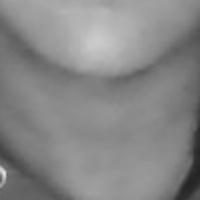
#> input picture image_samples/Samyak_image12.jpg, 200 x 200 px, given in place of the camera
$ jupyter execute 'Face Recognition.ipynb'
#> lines starting #> are read from the running program, lines starting #| are printed output that depends on the picture; after the words box and inside, x2 and y2 are one past the last pixel; in counts of white or black regions, pixels touching at a corner belong together; long printed decimals are rounded
[cell 1]
import cv2
import numpy as np
import os

# Load HAAR face classifier
face_classifier = cv2.CascadeClassifier('haarcascade_frontalface_default.xml')

def face_extractor(img):
    gray = cv2.cvtColor(img, cv2.COLOR_BGR2GRAY)
    faces = face_classifier.detectMultiScale(gray, 1.3, 5)

    if len(faces) == 0:
        return None

    for (x, y, w, h) in faces:
        cropped_face = img[y:y+h, x:x+w]

    return cropped_face

def collect_face_samples(name, data_path='D://Projects//Face-Detection-using-OpenCV//image_samples'):
    cap = cv2.VideoCapture(0)
    count = 0

    while True:
        ret, frame = cap.read()
        detected_face = face_extractor(frame)

        if detected_face is not None:
            count += 1
            face = cv2.resize(detected_face, (200, 200))
            face = cv2.cvtColor(face, cv2.COLOR_BGR2GRAY)

            file_name_path = os.path.join(data_path, f'{name}_image{count}.jpg')
            cv2.imwrite(file_name_path, face)

            cv2.putText(face, str(count), (50, 50), cv2.FONT_HERSHEY_COMPLEX, 1, (0, 255, 0), 2)
            cv2.imshow('Face Cropper', face)
        else:
            print("Face not found")
            pass

        if cv2.waitKey(1) == 13 or count == 100:
            break

    cap.release()
    cv2.destroyAllWindows()
    print("Collecting Samples Complete")

def train_face_recognition(data_path='D://Projects//Face-Detection-using-OpenCV//image_samples'):
    onlyfiles = [f for f in os.listdir(data_path) if os.path.isfile(os.path.join(data_path, f))]

    Training_Data, Labels = [], []

    for i, file in enumerate(onlyfiles):
        image_path = os.path.join(data_path, file)
        print("Loading image:", image_path)
        images = cv2.imread(image_path, cv2.IMREAD_GRAYSCALE)

        if images is not None:
            Training_Data.append(np.asarray(images, dtype=np.uint8))
            Labels.append(i)
            print("Image loaded successfully.")
        else:
            print("Error loading image:", image_path)

    print("Number of training images loaded:", len(Training_Data))

    Labels = np.asarray(Labels, dtype=np.int32)
    model = cv2.face.LBPHFaceRecognizer_create()

    model.train(np.asarray(Training_Data), np.asarray(Labels))
    print("Model trained successfully")

    return model

def recognize_face(model, name):
    cap = cv2.VideoCapture(0)

    while True:
        ret, frame = cap.read()
        image, face = face_detector(frame)

        try:
            face = cv2.cvtColor(face, cv2.COLOR_BGR2GRAY)

            results = model.predict(face)
            print(results)
            if results[1] < 500:
                confidence = int(100 * (1 - (results[1])/400))
                display_string = f'{confidence}% Confident it is {name}'

            cv2.putText(image, display_string, (100, 120), cv2.FONT_HERSHEY_COMPLEX, 1, (255, 120, 150), 2)

            if confidence > 80:
                cv2.putText(image, f'Hey {name}', (250, 450), cv2.FONT_HERSHEY_COMPLEX, 1, (0, 255, 0), 2)
                cv2.imshow('Face Recognition', image )
            else:
                cv2.putText(image, "I don't know", (250, 450), cv2.FONT_HERSHEY_COMPLEX, 1, (0, 0, 255), 2)
                cv2.imshow('Face Recognition', image )

        except Exception as e:
            print(f"Error Recognising Face: {e}")
            cv2.putText(image, "Error Recognising Face", (130, 120), cv2.FONT_HERSHEY_COMPLEX, 1, (0, 0, 255), 2)
            cv2.putText(image, "Locked", (250, 450), cv2.FONT_HERSHEY_COMPLEX, 1, (0, 0, 255), 2)
            cv2.imshow('Face Recognition', image )
            pass

        if cv2.waitKey(1) == 13:
            break

    cap.release()
    cv2.destroyAllWindows()

def face_detector(img, size=0.5):
    # Convert image to grayscale
    gray = cv2.cvtColor(img, cv2.COLOR_BGR2GRAY)
    faces = face_classifier.detectMultiScale(gray, 1.3, 5)

    if len(faces) == 0:
        return img, []

    for (x, y, w, h) in faces:
        cv2.rectangle(img, (x, y), (x+w, y+h), (0, 255, 255), 2)
        roi = img[y:y+h, x:x+w]
        roi = cv2.resize(roi, (200, 200))

    return img, roi

if __name__ == "__main__":
    # Get user's name
    Name = input("Enter Your name here:")
#> the answer given: image_samples/Samyak_image12.jpg

    # Step 1: Collect face samples
    collect_face_samples(Name)
#> in collect_face_samples, frame is the input picture: shape (200, 200, 3); min 35, max 226, mean 134.9
#> in face_extractor, `faces = face_classifier.detectMultiScale(gray, 1.3, 5)`: faces = [[13, 20, 166, 166]]
#> the loop in face_extractor, `for (x, y, w, h) in faces:` made 1 pass
#> pass 1, in face_extractor, `cropped_face = img[y:y+h, x:x+w]`:
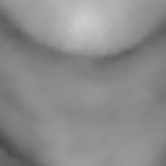
#> cropped_face: shape (166, 166, 3); min 73, max 204, mean 139.4
#> in collect_face_samples, `cv2.putText(face, str(count), (50, 50), cv2.FONT_HERSHEY_COMPLEX, 1, (..`:
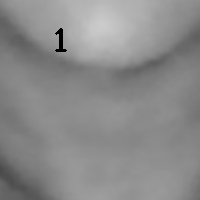
#> face: shape (200, 200); min 0, max 203, mean 138.8
#> (key Esc is pressed here)

    # Step 2: Train face recognition model
    model = train_face_recognition()
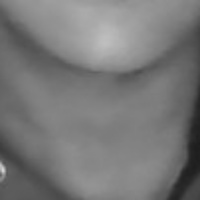
#> input picture image_samples/Samyak_image1.jpg, 200 x 200 px, found by its file name
#> in train_face_recognition, images is the input picture: shape (200, 200); min 28, max 212, mean 120.1

    # Step 3: Recognize face using the trained model
    recognize_face(model, Name)
#> the loop in face_detector, `for (x, y, w, h) in faces:` made 1 pass
#> pass 1, in face_detector, `roi = img[y:y+h, x:x+w]`:
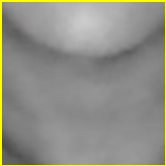
#> roi: shape (166, 166, 3); mean B, G, R 134.6, 143.7, 143.7
#> after the loop in face_detector, `for (x, y, w, h) in faces:`:
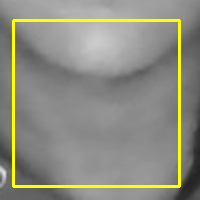
#> img: shape (200, 200, 3); 4.97% of pixels changed, all inside (x1, y1, x2, y2) = (12, 19, 181, 188)
#> in recognize_face, `face = cv2.cvtColor(face, cv2.COLOR_BGR2GRAY)`:
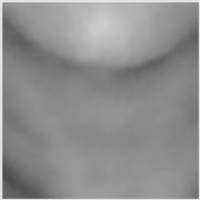
#> face: shape (200, 200); min 77, max 226, mean 142.6
#> in recognize_face, `results = model.predict(face)`: results = (3, 47.16)
#| (3, 47.160)
#> in recognize_face, `confidence = int(100 * (1 - (results[1])/400))`: confidence = 88
#> in recognize_face, `cv2.putText(image, display_string, (100, 120), cv2.FONT_HERSHEY_COMPLE..`:
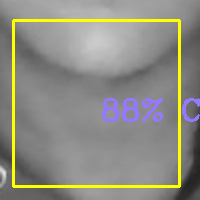
#> image: shape (200, 200, 3); 2.19% of pixels changed, all inside (x1, y1, x2, y2) = (102, 98, 200, 122)
#> (key Esc is pressed here)
